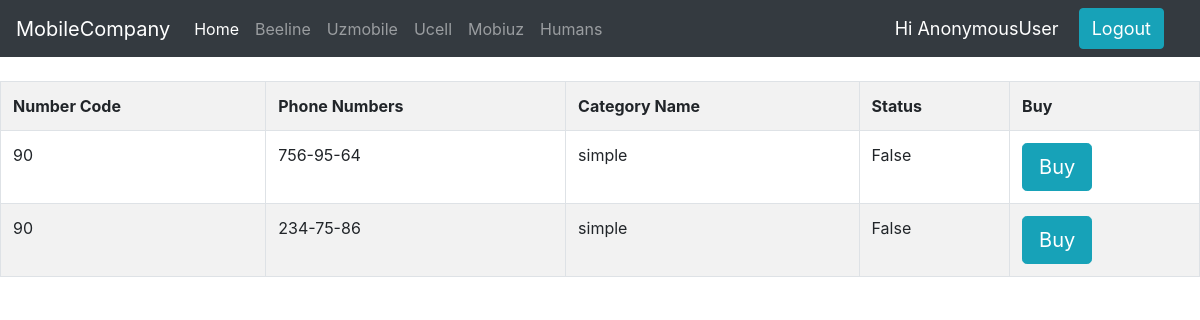
Screenshot of /BuyBeelineNumber with the database file from the repository.
### mobile_company/models.py (models this page shows)
class PhoneNumbers(models.Model):
    numbercode = models.ForeignKey(NumberCodes, null=True, on_delete=models.SET_NULL)
    phonenumber = models.CharField(max_length=100, null=True)
    categoryname = models.ForeignKey(Category, null=True, on_delete=models.SET_NULL)
    status = models.BooleanField(default=False)
    def __str__(self):
        return self.phonenumber

class NumberCodes(models.Model):
    code = models.CharField(max_length=100, null=True)
    providerName = models.ForeignKey(Providers, null=True, on_delete=models.SET_NULL)
    def __str__(self):
        return self.code

class Category(models.Model):
    name = models.CharField(max_length=100, null=True)
    description = models.TextField(max_length=100, null=True)
    def __str__(self):
        return self.name

### mobile_company/views.py (the view)
# urls.py: path('BuyBeelineNumber', views.BeelinePage, name="BeelinePage"),
def BeelinePage(request):
    numbers1 = NumberCodes.objects.get(code='90')
    phonenumbers = PhoneNumbers.objects.filter(numbercode=numbers1)
    return render(request, 'mobile_company/BeelinePage.html', {'phonenumbers': phonenumbers, 'numbers1': numbers1})

### mobile_company/templates/mobile_company/BeelinePage.html
{% extends 'mobile_company/Main_for_Customer.html' %}
{% block content %}
    <br>
    <div>
        <div>
            <div>
                <table class="table table-striped table-bordered table-hover">
                    <tr>
                        <th> Number Code </th>
                        <th> Phone Numbers </th>
                        <th> Category Name </th>
                        <th> Status </th>
                        <th> Buy </th>
                    </tr>
                    {% for i in phonenumbers %}
                    {% if i.status %}
                    {% else %}
                        <tr>
                            <td>{{ i.numbercode }}</td>
                            <td>{{ i }}</td>
                            <td>{{ i.categoryname }}</td>
                            <td>{{ i.status }}</td>
                            <td><a class="btn btn-primary btn-lg btn-info" href="{% url 'BuyNumber' i.id  %}"> Buy </a></td>
                        </tr>
                    {% endif %}
                    {% endfor %}
                </table>
            </div>
        </div>
    </div>
{% endblock %}

### rows the page displays
PhoneNumbers: numbercode "90", phonenumber "756-95-64", categoryname "simple", status "False"
PhoneNumbers: numbercode "90", phonenumber "234-75-86", categoryname "simple", status "False"

### other values shown
{{ request.user }} "AnonymousUser"
